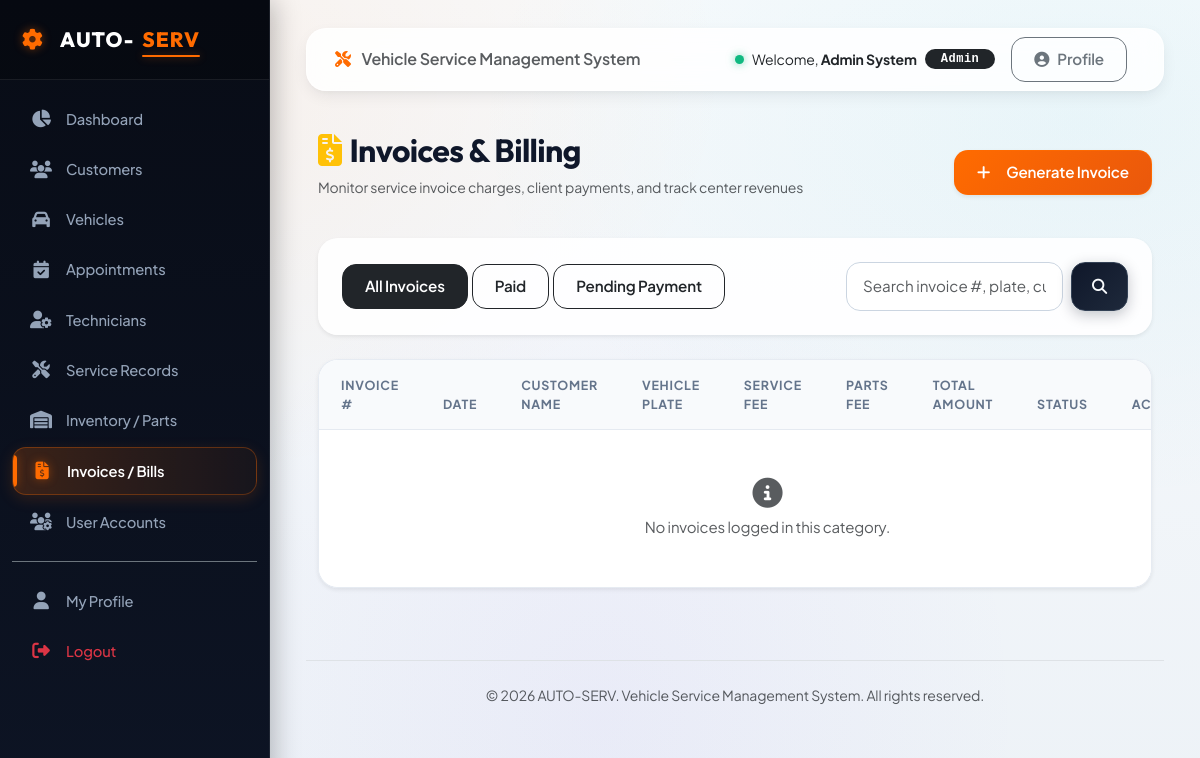
The page /billing/ (signed in) on the database its author committed.
### accounts/models.py (models this page shows, shortened)
class User(AbstractUser):
    ROLE_CHOICES = (
        ('admin', 'Admin'),
        ('customer', 'Customer'),
        ('technician', 'Technician'),
        ('service_advisor', 'Service Advisor'),
    )
    role = models.CharField(max_length=20, choices=ROLE_CHOICES, default='customer')
    phone = models.CharField(max_length=15, blank=True, null=True)
    address = models.TextField(blank=True, null=True)

### billing/views.py (the view)
# urls.py: path('', views.invoice_list, name='invoice_list'),
@login_required
def invoice_list(request):
    query = request.GET.get('q', '')
    payment_status = request.GET.get('status', '')
    if request.user.role == 'customer':
        try:
            customer = request.user.customer
            invoices = Invoice.objects.filter(service_record__vehicle__customer=customer).order_by('-invoice_date')
        except Exception:
            invoices = Invoice.objects.none()
    else:
        invoices = Invoice.objects.all().order_by('-invoice_date')
    if payment_status:
        invoices = invoices.filter(payment_status=payment_status)
    if query:
        invoices = invoices.filter(
            Q(id__icontains=query) |
            Q(service_record__vehicle__vehicle_number__icontains=query) |
            Q(service_record__vehicle__customer__customer_name__icontains=query)
        )
    return render(request, 'billing/invoice_list.html', {
        'invoices': invoices,
        'query': query,
        'payment_status': payment_status
    })

### templates/billing/invoice_list.html (shortened to what this page needs)
{% extends 'base.html' %}
{% block content %}
<div class="d-flex justify-content-between align-items-center mb-4">
    <div>
        <h2 class="fw-bold"><i class="fa-solid fa-file-invoice-dollar text-warning me-2"></i>Invoices & Billing</h2>
        <p class="text-muted small">Monitor service invoice charges, client payments, and track center revenues</p>
    </div>
    {% if user.role == 'admin' or user.role == 'service_advisor' %}
    <a href="{% url 'billing:invoice_create' %}" class="btn btn-primary shadow-sm">
        <i class="fa-solid fa-plus me-2"></i>Generate Invoice
    </a>
    {% endif %}
</div>
<div class="card border-0 shadow-sm p-4 mb-4">
    <div class="d-flex flex-wrap justify-content-between align-items-center gap-3">
        <div class="d-flex gap-1">
            <a href="{% url 'billing:invoice_list' %}" class="btn btn-sm {% if not payment_status %}btn-dark{% else %}btn-outline-dark{% endif %}">
                All Invoices
            </a>
            <a href="{% url 'billing:invoice_list' %}?status=paid" class="btn btn-sm {% if payment_status == 'paid' %}btn-dark{% else %}btn-outline-dark{% endif %}">
                Paid
            </a>
            <a href="{% url 'billing:invoice_list' %}?status=pending" class="btn btn-sm {% if payment_status == 'pending' %}btn-dark{% else %}btn-outline-dark{% endif %}">
                Pending Payment
            </a>
        </div>
        <form method="get" class="d-flex gap-2">
            <input type="text" name="q" class="form-control form-control-sm" placeholder="Search invoice #, plate, customer..." value="{{ query }}">
            <button type="submit" class="btn btn-sm btn-secondary"><i class="fa-solid fa-search"></i></button>
        </form>
    </div>
</div>
<div class="custom-table-card shadow-sm">
    <div class="table-responsive">
        <table class="table custom-table mb-0 align-middle">
            <thead>
                <tr>
                    <th>Invoice #</th>
                    <th>Date</th>
                    <th>Customer Name</th>
                    <th>Vehicle Plate</th>
                    <th>Service Fee</th>
                    <th>Parts Fee</th>
                    <th>Total Amount</th>
                    <th>Status</th>
                    <th class="text-end">Actions</th>
                </tr>
            </thead>
            <tbody>
                {% for inv in invoices %}
                <tr>
                    <td class="fw-bold">#{{ inv.id }}</td>
                    <td>{{ inv.invoice_date }}</td>
                    <td>
                        {% if user.role == 'customer' %}
                        <span class="fw-semibold text-dark">{{ inv.service_record.vehicle.customer.customer_name }}</span>
                        {% else %}
                        <a href="{% url 'customers:customer_detail' inv.service_record.vehicle.customer.pk %}" class="fw-semibold text-decoration-none text-dark">
                            {{ inv.service_record.vehicle.customer.customer_name }}
                        </a>
                        {% endif %}
                    </td>
                    <td class="fw-bold text-dark">{{ inv.service_record.vehicle.vehicle_number }}</td>
                    <td>${{ inv.service_charges }}</td>
                    <td>${{ inv.parts_charges }}</td>
                    <td class="fw-bold text-success">${{ inv.total_amount }}</td>
                    <td>
                        <span class="badge-status {{ inv.payment_status }}">{{ inv.get_payment_status_display }}</span>
                    </td>
                    <td class="text-end">
                        <div class="d-flex justify-content-end gap-2">
                            <a href="{% url 'billing:invoice_detail' inv.pk %}" class="btn btn-sm btn-outline-primary" title="Details / Print">
                                <i class="fa-solid fa-file-invoice"></i> View
                            </a>
                            {% if user.role == 'admin' or user.role == 'service_advisor' %}
                                {% if inv.payment_status == 'pending' %}
                                <a href="{% url 'billing:invoice_pay' inv.pk %}" class="btn btn-sm btn-success" title="Mark Paid">
                                    <i class="fa-solid fa-check"></i> Pay
                                </a>
                                {% endif %}
                                <a href="{% url 'billing:invoice_delete' inv.pk %}" class="btn btn-sm btn-outline-danger" title="Delete">
                                    <i class="fa-solid fa-trash"></i>
                                </a>
                            {% endif %}
                        </div>
                    </td>
                </tr>
                {% empty %}
                <tr>
                    <td colspan="9" class="text-center py-5 text-muted">
                        <i class="fa-solid fa-circle-info fa-2x mb-2"></i>
                        <p class="mb-0">No invoices logged in this category.</p>
                    </td>
                </tr>
                {% endfor %}
            </tbody>
        </table>
    </div>
</div>
{% endblock %}

### templates/navbar.html (shortened to what this page needs)
<nav class="navbar navbar-expand-lg main-navbar py-2 px-3 mb-3 no-print">
    <div class="container-fluid">
        {% if not user.is_authenticated %}
        <a class="navbar-brand text-dark fw-bold d-flex align-items-center" href="/">
            <i class="fa-solid fa-gear me-2 brand-gear fs-4"></i>AUTO-<span style="color:var(--primary-color);">SERV</span>
        </a>
        {% else %}
        <span class="navbar-brand text-muted fs-6 d-none d-md-inline fw-semibold">
            <i class="fa-solid fa-screwdriver-wrench me-2" style="color:var(--primary-color);"></i> Vehicle Service Management System
        </span>
        {% endif %}
        <div class="ms-auto d-flex align-items-center">
            {% if user.is_authenticated %}
            <div class="text-dark me-3 d-none d-sm-flex align-items-center">
                <span class="status-dot dot-active me-2"></span>
                <span class="small me-2">Welcome, <strong class="text-dark">{{ user.first_name|default:user.username }} {{ user.last_name }}</strong></span>
                <span class="badge bg-dark rounded-pill px-3 py-1 font-monospace" style="letter-spacing: 0.5px;">{{ user.get_role_display }}</span>
            </div>
            <a href="{% url 'accounts:profile' %}" class="btn btn-sm btn-outline-secondary me-2">
                <i class="fa-solid fa-user-circle"></i> Profile
            </a>
            {% endif %}
        </div>
    </div>
</nav>

### rows shown on the page
User: first_name "Admin", last_name "System", role "Admin"
